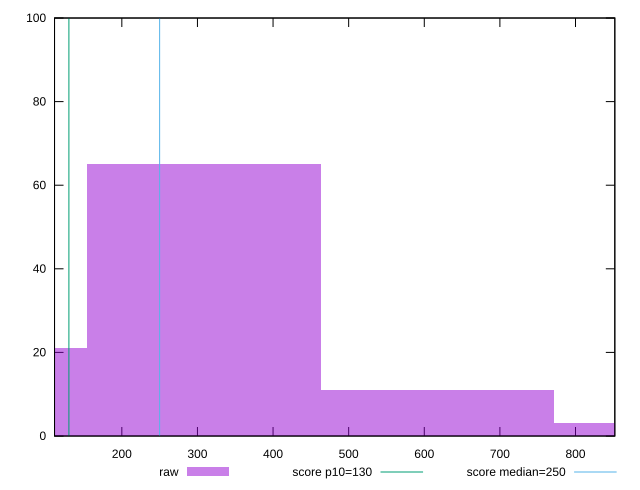

Reproduce this figure in gnuplot.
reset

$raw <<EOF
617.3516677439461 11
308.67583387197305 65
0 21
926.0275016159192 3
EOF

set key outside below
set boxwidth 308.67583387197305
set xrange [111:852]
set yrange [0:100]
set trange [0:100]
set style fill transparent solid 0.5 noborder

set parametric
set terminal svg size 640, 490 enhanced background rgb 'white'
set output "report_00014_2021-02-09T15:56:05.503Z/max-potential-fid/samples/pages+cached+noadtech/raw/histogram.svg"

plot $raw title "raw" with boxes, \
     130,t title "score p10=130", \
     250,t title "score median=250"

reset
